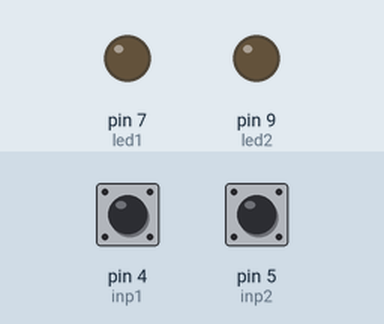
Bench run of a sketch on a simulated Arduino Uno, built with avr-gcc and run on an emulated ATmega328P. On the bench: output pins drawn as LEDs (lit = HIGH). Dashed ring = blinking. Inputs (shaded band) come from the test bench; at power-on: pin 4 (inp1) HIGH, pin 5 (inp2) HIGH.

Above: at 1.2 s.
1.3 s: pin 4 (inp1) pulled LOW for 0.15 s
At 1.36 s:
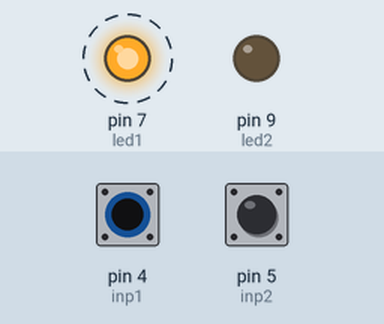
4.3 s: pin 5 (inp2) pulled LOW for 0.15 s
At 4.8 s:
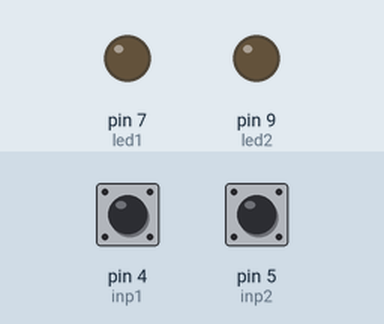
5.9 s: pin 4 (inp1) pulled LOW for 1 s
At 8.8 s:
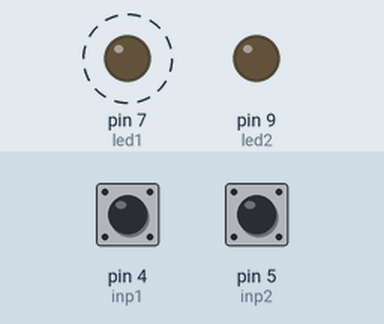
8.9 s: pin 5 (inp2) pulled LOW for 1 s
At 9.6 s:
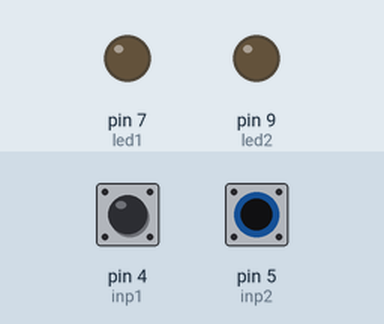
Timing chart, 0 to 11.9 s (numbered marks = the images above; inputs shaded):
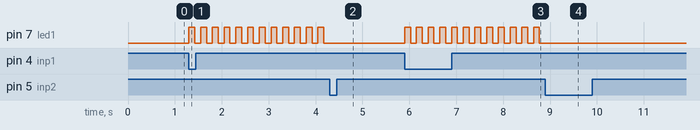

The sketch:

tlacitka_on4Hz_off_switch.ino
```cpp
int led1 = 7;
int led2 = 9;

int inp1 = 4;
int inp2 = 5;

int freq = 4; //Hz
int per = 1000 / freq; //ms
int halfper = per / 2;

bool blinking = false;

void setup() {
  pinMode(inp1, INPUT_PULLUP);
  pinMode(inp2, INPUT_PULLUP);

  pinMode(led1, OUTPUT);
  pinMode(led2, OUTPUT);
}

void loop() {
  if (digitalRead(inp1) == LOW) {
    blinking = true;
  } else if (digitalRead(inp2) == LOW) {
    blinking = false;
  }

  if (blinking) blink(led1, halfper);
}

void blink(int pinID, int delayTime) {
  digitalWrite(pinID, HIGH);
  delay(delayTime);
  digitalWrite(pinID, LOW);
  delay(delayTime);
}
```

Measured:
- after the input at 1.3 s, pin 7 (led1): alternates HIGH for 0.13 s and LOW for 0.13 s, starting at once
- after the input at 4.3 s, pin 7 (led1): stops changing and stays LOW
- after the input at 5.9 s, pin 7 (led1): alternates HIGH for 0.13 s and LOW for 0.13 s, starting at once
- after the input at 8.9 s, pin 7 (led1): stops changing and stays LOW
